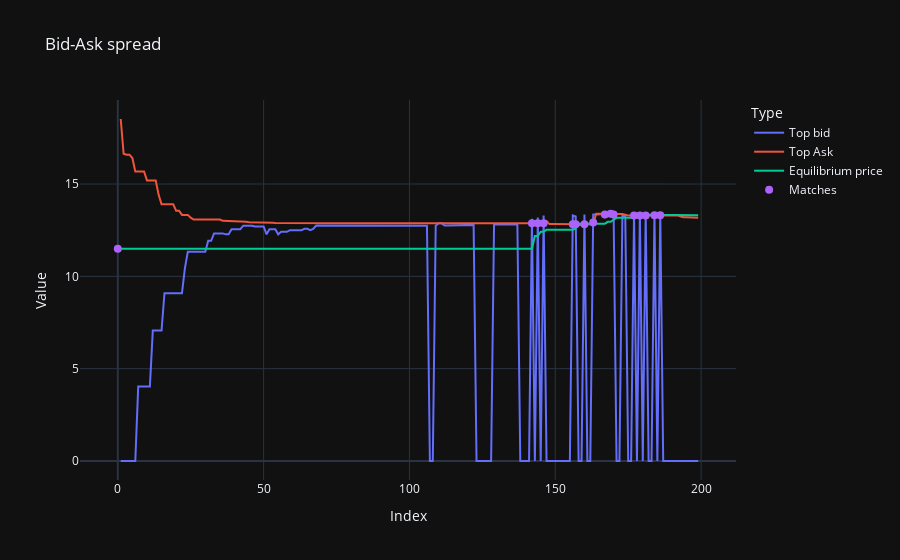

Notebook cell for this chart:
### Code cell
### Bid-Ask spread

fig = go.Figure()

# Add lines for 'bid'
fig.add_trace(go.Scatter(
    #x=bid_data['index'],
    y=df_game_data['top_bid'],
    mode='lines',
    name='Top bid',
    line=dict(width=2)  # Adjust line width if necessary
))

# Add lines for 'ask'
fig.add_trace(go.Scatter(
    y=df_game_data['top_ask'],
    mode='lines',
    name='Top Ask',
    marker=dict(size=8)  # Adjust point size if necessary
))

# Add lines for 'Equilibrium price'
fig.add_trace(go.Scatter(
    #x=bid_data['index'],
    y=df_game_data['equilibrium_price_estimate'],
    mode='lines',
    name='Equilibrium price',
    line=dict(width=2)  # Adjust line width if necessary
))

# Add points for 'matches'
fig.add_trace(go.Scatter(
    y=df_game_data['transaction_price'],
    mode='markers',
    name='Matches',
    marker=dict(size=8)  # Adjust point size if necessary
))

# Update layout
fig.update_layout(
    title='Bid-Ask spread',
    xaxis_title='Index',
    yaxis_title='Value',
    legend_title='Type'
)

# Show the plot
fig.show()

### Figure 1 — Plotly figure (JSON) as saved in the notebook; plotly's stock layout.template omitted (floating-point values rounded to 4 significant figures; data arrays with more than 128 entries replaced by an {"elided": "..."} marker saying what was removed)
{"data": [{"line": {"width": 2}, "mode": "lines", "name": "Top bid", "y": {"elided": "200 float values"}, "type": "scatter"}, {"marker": {"size": 8}, "mode": "lines", "name": "Top Ask", "y": {"elided": "200 float values"}, "type": "scatter"}, {"line": {"width": 2}, "mode": "lines", "name": "Equilibrium price", "y": {"elided": "200 float values"}, "type": "scatter"}, {"marker": {"size": 8}, "mode": "markers", "name": "Matches", "y": {"elided": "200 float values"}, "type": "scatter"}], "layout": {"title": {"text": "Bid-Ask spread"}, "xaxis": {"title": {"text": "Index"}}, "yaxis": {"title": {"text": "Value"}}, "legend": {"title": {"text": "Type"}}}}
